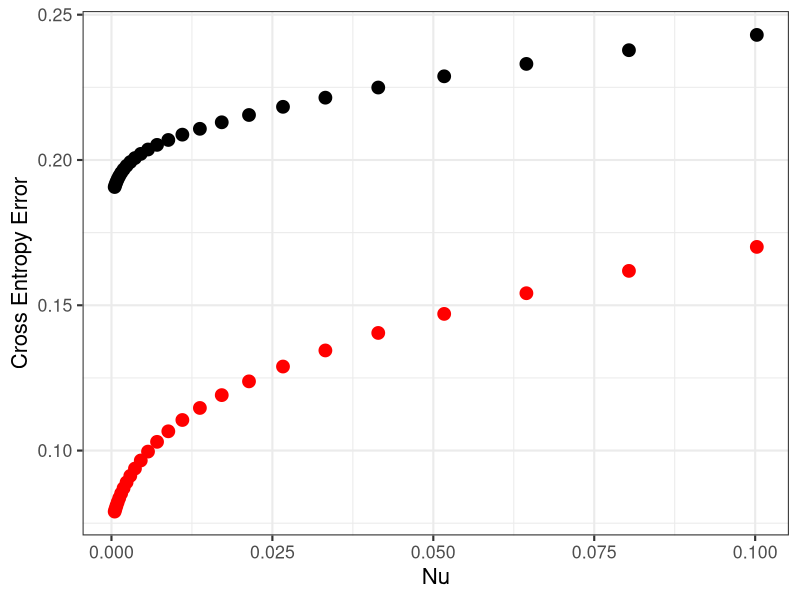
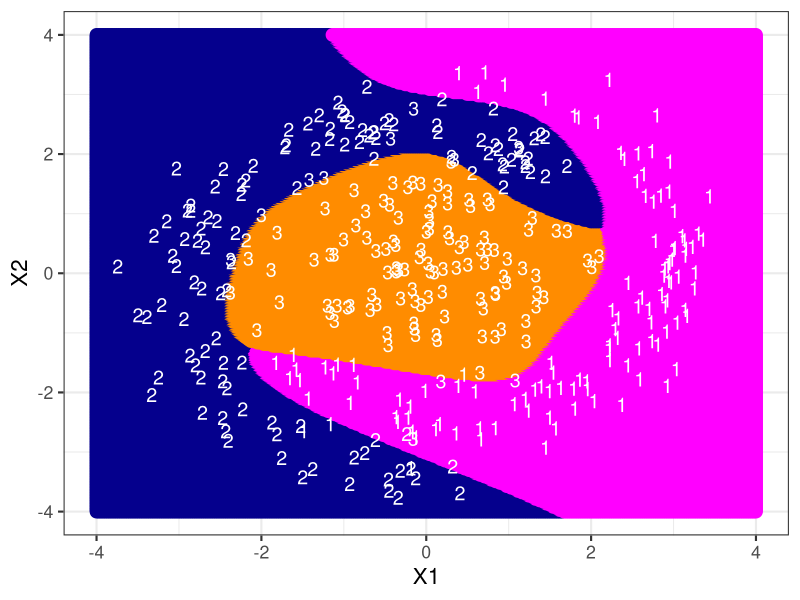

Write R code to recreate these figures, in order.
rm(list = ls())
### Libraries (if necessary)
library(tidyverse)
library(pracma)
library(colorspace)

### Data

set.seed(2023)

dat = read.table("Collider_Data_2022 2.txt", 
                 h = TRUE, stringsAsFactors = TRUE)
dim(dat)

### creating continuous colour palette

colours = c("magenta", "darkblue", "darkorange")
color.gradient = function(x, colors = colours, colsteps = 50){
  
  colpal = colorRampPalette(colors)
  return( colpal(colsteps)[ findInterval(x, seq(min(x), max(x), length = colsteps)) ] )
}

##### Question 4.A
### Plot the coordinates in the feature space and 
### colour-code according to the response.

var = dat %>% 
  gather(Response, flag, Yi1:Yi3) %>%
  filter(flag == 1) %>%
  select(-flag) %>%
  mutate(Response = as.factor(Response))

clPlotData = data.frame("X1" = dat$X1,
                        "X2" = dat$X2)

pdf("dataPlot_Q4.pdf")
ggplot(clPlotData, aes(x = X1)) +
  geom_point(aes(x = X1, y = X2), color = colours[var$Response], size = 4) +
  labs(x = "X1", y = "X2") +
  ylim(-4.5, 4.5) +
  theme_bw(base_size = 16)
dev.off()


##### Question 4.B

### Write an R-function which evaluates the soft-max activation function in
### matrix form.

### Z is 3 x N

softMaxMat = function(z){
  
  expZ = exp(z)
  sumZ = colSums(expZ)
  matSumZ = rbind(sumZ, sumZ, sumZ)
  
  sM = expZ / matSumZ
  
  rownames(sM) = c("J1", "J2", "J3")
  
  return(sM)
  #return(list(expZ = expZ, sumZ = sumZ, sM = sM))
}


##### Question 4.C

## Hidden Layer

sig1 = function(z){
  
  tanh(z)
}

## Obj Function

objFunc = function(y, yhat, N){
  
  error = y * 0
  ind1 = which(y == 1, arr.ind = TRUE)
  
  error[ind1] = log(yhat[ind1])
  
  if(sum(is.na(yhat[ind1])) > 0 | sum(yhat[yhat == 0]) > 0)
  
    which(yhat == 0, )
  outerSum = sum(error)
  
  obj = -(1/N) * outerSum
  
  # print(paste0("OBJ is: ", obj))
  
  return(obj)
}

## Feed Forward Neural Network

neuralNet = function(X, Y, theta, m, nu){
  
  N = dim(X)[1]
  p = dim(X)[2]
  q = dim(Y)[2]
  
  dims = c(p, m, q)
  
  index = 1 : (dims[1]*dims[2])
  W1    = matrix(theta[index], dims[1], dims[2])
  
  index = max(index) + 1 : (dims[2]*dims[3])
  W2    = matrix(theta[index], dims[2], dims[3])
  
  index = max(index) + 1 : (dims[2])
  b1    = matrix(theta[index], dims[2], 1)
  
  index = max(index) + 1 : (dims[3])
  b2    = matrix(theta[index], dims[3], 1)
  
  ones = matrix(1, 1, N)

  A0 = t(X)
  A1 = sig1(t(W1)%*%A0 + b1%*%ones)
  A2 = softMaxMat(t(W2)%*%A1+b2%*%ones)
  
  yHat = t(A2)
  
  error = Y * 0
  ind1 = which(Y == 1, arr.ind = TRUE)
  error[ind1] = log(yHat[ind1])

  # E1 = objFunc(Y, yHat, N)
  E1 = - (1/N) * sum(error)
  E2 = E1 + (nu * (sum(W1^2) + sum(W2^2))/N)
  
  return(list(A2 = A2, A1 = A1, E1 = E1, E2 = E2))
}

X = as.matrix(dat[, 1:2])
Y = as.matrix(dat[, 3:5])

nu  = 0
m   = 360/90

p = dim(X)[2]
q = dim(Y)[2]
npars = p*m+m*q+m+q
thetaRand = runif(npars, -1, 1)

obj = function(pars){
  
  resModel = neuralNet(X, Y, pars, m, nu)
  return(resModel$E1)
}

obj(thetaRand)

fitMod = neuralNet(X, Y, thetaRand, m, nu)

# Fit the neural network using a standard optimizer in R:

resOpt = nlm(obj, thetaRand, iterlim = 1000)
resOpt

### Validation Analysis

set.seed(2022)

N = dim(X)[1]
set = sample(1:N, 0.5*N, replace = FALSE)

XTrain = as.matrix(X[set, ])
YTrain = as.matrix(Y[set, ])
XVal = as.matrix(X[-set, ])
YVal = as.matrix(Y[-set, ])

nu = 0.5

objPen = function(pars){
  
  resMod = neuralNet(X, Y, pars, m, nu)
  return(resMod$E2)
}

objPen(thetaRand)

M = 25
K = 1
valErr = matrix(0, K, M)
inErr = valErr
nus = exp(seq(-7.6, -2.3, length = M))

for (i in 1:M) {
    
    nu = nus[i]
    resOpt = nlm(objPen, thetaRand, iterlim = 1000)
    
    resIn = neuralNet(XTrain, YTrain, resOpt$estimate, m, 0)
    inErr[K, i] = resIn$E1
    
    resVal = neuralNet(XVal, YVal, resOpt$estimate, m, 0)
    valErr[K, i] = resVal$E1
    
    print(paste0("Validation Run ", K, " ,", i, "| nu =", round(nu, 4)))
    print(paste0("In Error: ", inErr[K, i]))
    print(paste0("Val Error: ", valErr[K, i]))
    
}

valPlotData = data.frame("ValErr" = c(valErr),
                         "TrainErr" = c(inErr),
                         "Nus" = nus)

ggplot(valPlotData, aes(x = Nus)) +
  #geom_line(aes(y = TrainErr), col = "black", linewidth = 1) +
  geom_point(aes(y = TrainErr), col = "black", size = 4) +
  #geom_line(aes(y = ValErr), col = "red", linewidth = 1) +
  geom_point(aes(y = ValErr), col = "red", size = 4) +
  xlab("Nu") +
  ylab("Cross Entropy Error") +
  theme_bw(base_size = 16)


##### Question 4.C

## Regularised Neural Network and corresponding response curve

nu = nus[which.min(valErr)]
optRes = nlm(objPen, thetaRand, iterlim = 1000)

M  = 300
x1 = seq(-4, 4,length = M)
x2 = seq(-4, 4,length = M)
xx1 = rep(x1, M)
xx2 = rep(x2, each = M)

XX = cbind(xx1, xx2)
YY = matrix(1, M^2, 3)

regMod = neuralNet(XX, YY, optRes$estimate, m, nu)

predY = round(t(regMod$A2))

xxPlotData = data.frame("X1" = xx1,
                        "X2" = xx2,
                        "Y1" = predY[, 1],
                        "Y2" = predY[, 2],
                        "Y3" = predY[, 3])

yyVar = xxPlotData %>%
  mutate(Response1 = Y1) %>%
  mutate(Response2 = recode(Y2, "1" = 2)) %>%
  mutate(Response3 = recode(Y3, "1" = 3)) %>%
  pivot_longer(col = starts_with("Response"), names_to = "Response", names_prefix = "Response") %>% 
  filter(value == 1 | value == 2 | value == 3) %>%
  mutate(Response = value) %>%
  select(X1, X2, Response)

oldData = var %>%
  mutate(numResponse = recode(Response, "Yi1" = 1, "Yi2" = 2, "Yi3" = 3))

ggplot(yyVar, aes(x = X1)) +
  geom_point(aes(x = X1, y = X2), color = color.gradient(yyVar$Response), size = 4) +
  geom_text(data = oldData, aes(x = X1, y = X2, label = numResponse), size = 5, col = "white") +
  labs(x = "X1", y = "X2") +
  ylim(-4, 4) +
  theme_bw(base_size = 16)
